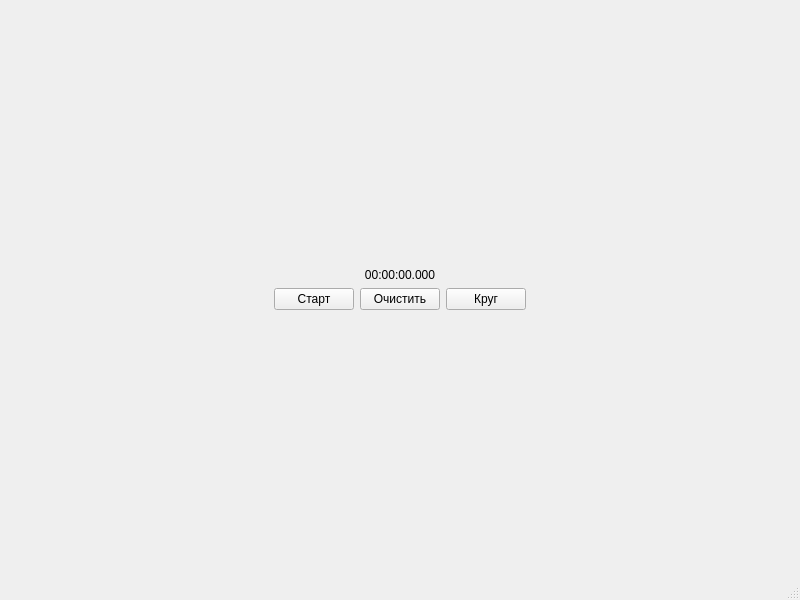
<?xml version="1.0" encoding="UTF-8"?>
<ui version="4.0">
 <class>MainWindow</class>
 <widget class="QMainWindow" name="MainWindow">
  <property name="geometry">
   <rect>
    <x>0</x>
    <y>0</y>
    <width>800</width>
    <height>600</height>
   </rect>
  </property>
  <property name="windowTitle">
   <string>MainWindow</string>
  </property>
  <widget class="QWidget" name="centralwidget">
   <layout class="QGridLayout" name="gridLayout">
    <item row="1" column="1">
     <layout class="QVBoxLayout" name="verticalLayout">
      <item>
       <widget class="QLabel" name="label">
        <property name="text">
         <string>00:00:00.000</string>
        </property>
        <property name="alignment">
         <set>Qt::AlignCenter</set>
        </property>
       </widget>
      </item>
      <item>
       <layout class="QHBoxLayout" name="horizontalLayout">
        <item>
         <widget class="QPushButton" name="pushButton">
          <property name="text">
           <string>Старт</string>
          </property>
         </widget>
        </item>
        <item>
         <widget class="QPushButton" name="pushButton_2">
          <property name="text">
           <string>Очистить</string>
          </property>
         </widget>
        </item>
        <item>
         <widget class="QPushButton" name="pushButton_3">
          <property name="text">
           <string>Круг</string>
          </property>
         </widget>
        </item>
       </layout>
      </item>
     </layout>
    </item>
    <item row="1" column="0">
     <spacer name="horizontalSpacer">
      <property name="orientation">
       <enum>Qt::Horizontal</enum>
      </property>
      <property name="sizeHint" stdset="0">
       <size>
        <width>40</width>
        <height>20</height>
       </size>
      </property>
     </spacer>
    </item>
    <item row="1" column="2">
     <spacer name="horizontalSpacer_2">
      <property name="orientation">
       <enum>Qt::Horizontal</enum>
      </property>
      <property name="sizeHint" stdset="0">
       <size>
        <width>40</width>
        <height>20</height>
       </size>
      </property>
     </spacer>
    </item>
    <item row="0" column="1">
     <spacer name="verticalSpacer">
      <property name="orientation">
       <enum>Qt::Vertical</enum>
      </property>
      <property name="sizeHint" stdset="0">
       <size>
        <width>20</width>
        <height>40</height>
       </size>
      </property>
     </spacer>
    </item>
    <item row="2" column="1">
     <spacer name="verticalSpacer_2">
      <property name="orientation">
       <enum>Qt::Vertical</enum>
      </property>
      <property name="sizeHint" stdset="0">
       <size>
        <width>20</width>
        <height>40</height>
       </size>
      </property>
     </spacer>
    </item>
   </layout>
  </widget>
  <widget class="QMenuBar" name="menubar">
   <property name="geometry">
    <rect>
     <x>0</x>
     <y>0</y>
     <width>800</width>
     <height>24</height>
    </rect>
   </property>
  </widget>
  <widget class="QStatusBar" name="statusbar"/>
 </widget>
 <resources/>
 <connections/>
</ui>
